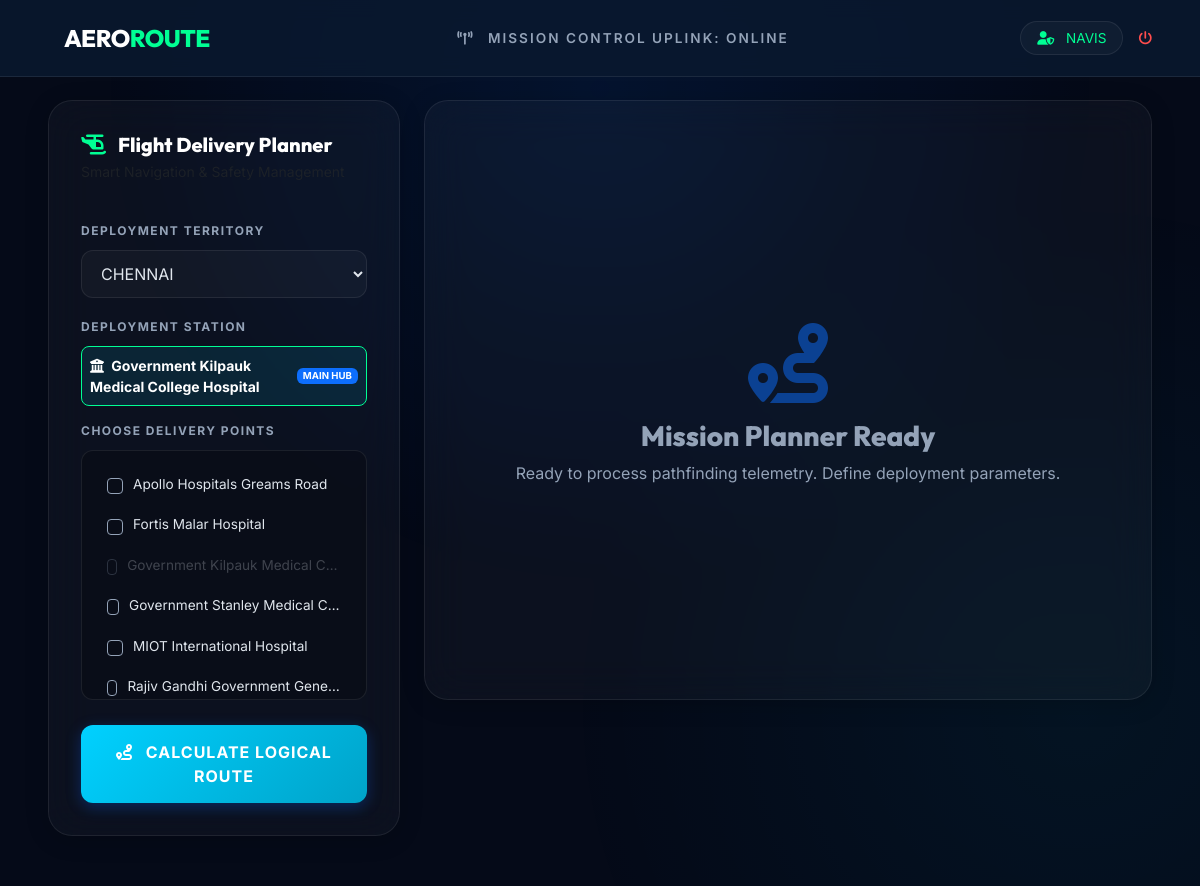
The app's page / (signed in) with its own data.
### aeroroute/models.py (models this page shows, shortened)
class Location(models.Model):
    name         = models.CharField(max_length=200, unique=True)
    latitude     = models.FloatField()
    longitude    = models.FloatField()
    district     = models.CharField(max_length=100, default="Unknown")
    is_blood_bank = models.BooleanField(default=False)
    category     = models.CharField(max_length=50, default="Hospital")
    class Meta:
        ordering = ['name']

### aeroroute/views.py (the view, shortened to what this page needs)
# urls.py: path('', views.home, name='home'),
@login_required(login_url='/login/')
def home(request):
    districts = Location.objects.values_list('district', flat=True).distinct().order_by('district')
    selected_district = request.POST.get('district') or request.GET.get('district')
    if not selected_district and districts.exists():
        selected_district = districts[0]
    locations = Location.objects.filter(district=selected_district) if selected_district else Location.objects.none()
    main_hub = locations.filter(name__icontains="Government Rajaji Hospital").first() or \
                locations.filter(name__icontains="Government").first() or \
                locations.filter(name__icontains="GH").first() or \
                locations.filter(is_blood_bank=True).first() or \
                locations.first()
    last_loc_id = request.session.get('drone_last_loc_id')
    last_loc = Location.objects.filter(id=last_loc_id).first() if last_loc_id else None
    drone_base = last_loc if last_loc and last_loc.district == selected_district else main_hub
    context = {
        'districts': districts,
        'selected_district': selected_district,
        'hospitals': locations,
        'default_base': drone_base,
        'main_hub': main_hub,
        'show_result': False,
        'date': datetime.datetime.now().strftime("%d %B %Y, %H:%M")
    }
    return render(request, 'index.html', context)

### aeroroute/templates/index.html (shortened to what this page needs)
{% extends 'base.html' %}
{% block content %}
<div class="row g-4">
    <div class="col-lg-4">
        <div class="glass-card d-flex flex-column">
            <div class="mission-briefing mb-4">
                <h3 class="panel-title mb-1">
                    <i class="fas fa-helicopter"></i>
                    Flight Delivery Planner
                </h3>
                <p class="text-muted small">Smart Navigation & Safety Management</p>
            </div>
            <form method="POST" id="mission-form" class="h-100 d-flex flex-column">
                <label class="form-label-custom">Deployment Territory</label>
                <select name="district" class="form-select-custom" onchange="this.form.submit()">
                    {% for d in districts %}
                    <option value="{{ d }}" {% if d == selected_district %}selected{% endif %}>{{ d|upper }}</option>
                    {% endfor %}
                </select>
                {% if hospitals %}
                <label class="form-label-custom">Deployment Station</label>
                <div class="p-2 mb-3 rounded-3" style="background: rgba(0, 209, 255, 0.1); border: 1px solid var(--secondary);">
                    <div class="d-flex justify-content-between align-items-center">
                        <small class="text-white fw-bold"><i class="fas fa-university me-1"></i> {{ default_base.name }}</small>
                        {% if default_base.id == main_hub.id %}
                        <span class="badge bg-primary" style="font-size: 0.6rem;">MAIN HUB</span>
                        {% else %}
                        <span class="badge bg-info text-dark" style="font-size: 0.6rem;">LAST POS</span>
                        {% endif %}
                    </div>
                </div>
                <label class="form-label-custom">Choose Delivery Points</label>
                <div class="target-scroll">
                    {% for hospital in hospitals %}
                    <div class="form-check-custom hospital-option {% if hospital.id == default_base.id %}opacity-50{% endif %}"
                         data-id="{{ hospital.id }}"
                         {% if hospital.id != default_base.id %}onclick="toggleHospital({{ hospital.id }})"{% endif %}>
                        <input class="form-check-input" type="checkbox" name="destinations" value="{{ hospital.id }}"
                            id="target{{ hospital.id }}"
                            {% if hospital.id == default_base.id %}disabled{% else %}onclick="event.stopPropagation()"{% endif %}>
                        <label class="form-check-label text-truncate" for="target{{ hospital.id }}"
                            style="font-size: 0.85rem;">
                            {{ hospital.name }}
                        </label>
                    </div>
                    {% endfor %}
                </div>
                <button type="submit" class="btn-launch">
                    <i class="fas fa-route me-2"></i> Calculate Logical Route
                </button>
                {% endif %}
            </form>
        </div>
    </div>
    <div class="col-lg-8">
        {% if show_result %}
        <div class="glass-card">
            <div class="d-flex justify-content-between align-items-start">
                <div>
                    <div class="status-badge">
                        <i class="fas fa-check-circle"></i> ROUTE OPTIMIZED
                    </div>
                </div>
                <div class="text-end">
                    <span class="text-muted small" style="letter-spacing: 1px;">FLIGHT INFO</span><br>
                    <span class="text-white small fw-bold">{{ date }}</span>
                </div>
            </div>
            <div class="row g-0 mt-4 bg-dark-lighter border border-glass rounded-4 overflow-hidden">
                <div class="col-3 metric-card">
                    <div class="metric-value value-secondary">{{ ground_km }}<span
                            style="font-size: 1rem; margin-left: 3px;">KM</span></div>
                    <div class="metric-label">Map Route</div>
                </div>
                <div class="col-3 metric-card" title="Includes Takeoff/Landing altitude">
                    <div class="metric-value" style="color: #00D1FF;">{{ total_km }}<span
                            style="font-size: 1rem; margin-left: 3px;">KM</span></div>
                    <div class="metric-label">Actual Flight</div>
                </div>
                <div class="col-3 metric-card">
                    <div class="metric-value value-success">{{ battery }}<span
                            style="font-size: 1rem; margin-left: 3px;">%</span></div>
                    <div class="metric-label">Power Usage</div>
                </div>
                <div class="col-3 metric-card" title="Optimization Accuracy">
                    <div class="metric-value" style="color: #FFD700;">{{ efficiency }}<span style="font-size: 1rem; margin-left: 3px;">%</span></div>
                    <div class="metric-label">Route Quality</div>
                </div>
            </div>
            <div class="map-container">
                {{ map_html|safe }}
            </div>
            <div class="mt-4">
                <h5 class="form-label-custom mb-3"><i class="fas fa-compass me-2"></i> Hub-Relative Telemetry ({{ main_hub.name }})</h5>
                <div class="bg-dark-lighter border border-glass rounded-4 p-3" style="max-height: 200px; overflow-y: auto;">
                    <table class="table table-dark table-borderless table-sm mb-0 small">
                        <thead>
                            <tr class="text-muted" style="font-size: 0.65rem; border-bottom: 1px solid var(--glass-border);">
                                <th>STOP</th>
                                <th>LOCATION</th>
                                <th>OFFSET DIST</th>
                                <th>VEC BRG</th>
                            </tr>
                        </thead>
                        <tbody>
                            {% for step in route_data %}
                            <tr>
                                <td class="text-primary fw-bold">#{{ step.step }}</td>
                                <td class="text-white">{{ step.loc.name }}</td>
                                <td class="text-secondary">{{ step.vec_dist }} km</td>
                                <td class="text-info">{{ step.vec_bearing }}° ({{ step.vec_dir }})</td>
                            </tr>
                            {% endfor %}
                        </tbody>
                    </table>
                </div>
            </div>
            <div class="mt-4 p-3 rounded-3"
                style="background: rgba(0, 102, 255, 0.05); border-left: 4px solid var(--primary);">
                <div class="d-flex align-items-center gap-3">
                    <i class="fas fa-info-circle text-primary"></i>
                    <div class="small">
                        <strong class="text-white">Live Tracking Enabled:</strong> Drone path visualized using World
                        Imagery Satellite data. All coordinates synced with AVN Global Positioning.
                    </div>
                </div>
            </div>
        </div>
        {% else %}
        <div class="glass-card empty-state">
            <i class="fas fa-route fa-3x mb-3 text-primary opacity-50"></i>
            <h3>Mission Planner Ready</h3>
            <p>Ready to process pathfinding telemetry. Define deployment parameters.</p>
        </div>
        {% endif %}
    </div>
</div>
{% endblock %}

### aeroroute/templates/base.html (shortened to what this page needs)
<!DOCTYPE html>
<html lang="en">
<head>
    <link href="https://cdn.jsdelivr.net/npm/bootstrap@5.3.0/dist/css/bootstrap.min.css" rel="stylesheet">
    <link href="https://cdnjs.cloudflare.com/ajax/libs/font-awesome/6.4.0/css/all.min.css" rel="stylesheet">
</head>
<body>
    <div class="bg-glow"></div>
    <nav class="navbar navbar-expand-lg fixed-top">
        <div class="container-fluid px-lg-5">
            <a class="navbar-brand d-flex align-items-center" href="{% url 'home' %}">
                <span>AERO<span style="color: var(--secondary)">ROUTE</span></span>
            </a>
            <div class="navbar-text-center d-none d-lg-block mx-auto">
                <i class="fas fa-tower-broadcast me-2"></i> Mission Control Uplink: Online
            </div>
            <div class="d-flex align-items-center">
                {% if user.is_authenticated %}
                <div class="user-pill">
                    <i class="fas fa-user-shield me-2"></i> {{ user.username|upper }}
                </div>
                <a href="{% url 'logout' %}" class="btn-logout">
                    <i class="fas fa-power-off"></i>
                </a>
                {% endif %}
            </div>
        </div>
    </nav>
    <div class="container-fluid px-lg-5" style="margin-top: 100px; padding-bottom: 50px;">
        {% block content %}{% endblock %}
    </div>
</body>
</html>

### aeroroute/templates/base.html (style rules this page uses)
:root { --primary: #00D1FF; --primary-dark: #00A3C9; --secondary: #00FF94; --dark: #050A18; --dark-lighter: #0D1525; --text-light: #E0E6ED; --text-muted: #94A3B8; --white: #FFFFFF; --glass: rgba(255, 255, 255, 0.03); --glass-border: rgba(255, 255, 255, 0.08); --danger: #FF4D4D; }
body { background-color: var(--dark); color: var(--text-light); font-family: 'Inter', sans-serif; overflow-x: hidden; }
h1, h2, h3, h4, .navbar-brand { font-family: 'Outfit', sans-serif; font-weight: 800; }
.navbar { background: rgba(10, 25, 47, 0.85) !important; backdrop-filter: blur(10px); border-bottom: 1px solid var(--glass-border); padding: 15px 0; }
.navbar-brand { color: var(--white) !important; font-size: 1.5rem; letter-spacing: -0.5px; }
.navbar-text-center { color: var(--text-muted); font-size: 0.85rem; text-transform: uppercase; letter-spacing: 2px; font-weight: 600; }
.user-pill { background: var(--glass); border: 1px solid var(--glass-border); padding: 6px 16px; border-radius: 20px; font-size: 0.85rem; color: var(--secondary); margin-right: 15px; }
.btn-logout { color: #FF4D4D; text-decoration: none; font-size: 0.85rem; font-weight: 600; transition: all 0.3s ease; }
.bg-glow { position: fixed; top: 0; left: 0; width: 100%; height: 100%; background: radial-gradient(circle at 50% 10%, rgba(0, 102, 255, 0.1), transparent 50%), radial-gradient(circle at 90% 80%, rgba(0, 209, 255, 0.05), transparent 40%); z-index: -1; pointer-events: none; }
.container-fluid { max-width: 1600px; }

### aeroroute/templates/index.html (style rules this page uses)
.glass-card { background: var(--glass); backdrop-filter: blur(20px); border: 1px solid var(--glass-border); border-radius: 24px; padding: 32px; height: 100%; transition: all 0.4s cubic-bezier(0.16, 1, 0.3, 1); box-shadow: 0 4px 24px -1px rgba(0, 0, 0, 0.2); }
.panel-title { color: var(--white); font-size: 1.25rem; margin-bottom: 25px; display: flex; align-items: center; gap: 12px; }
.panel-title i { color: var(--secondary); }
.form-label-custom { display: block; font-size: 0.75rem; font-weight: 700; text-transform: uppercase; letter-spacing: 1.5px; color: var(--text-muted); margin-bottom: 10px; }
.form-select-custom { background: rgba(255, 255, 255, 0.03); border: 1px solid var(--glass-border); color: var(--text-light); border-radius: 12px; padding: 12px 15px; width: 100%; margin-bottom: 20px; outline: none; transition: all 0.3s ease; }
.form-select-custom option { background: var(--dark-lighter); }
.target-scroll { background: rgba(0, 0, 0, 0.2); border: 1px solid var(--glass-border); border-radius: 12px; padding: 15px; max-height: 250px; overflow-y: auto; margin-bottom: 25px; }
.form-check-custom { padding: 8px 10px; border-radius: 8px; transition: background 0.2s ease; margin-bottom: 4px; display: flex; align-items: center; gap: 10px; cursor: pointer; }
.form-check-input { background-color: transparent; border: 1px solid var(--text-muted); cursor: pointer; }
.btn-launch { background: linear-gradient(135deg, var(--primary), var(--primary-dark)); color: var(--white); border: none; border-radius: 12px; padding: 15px; font-weight: 700; width: 100%; text-transform: uppercase; letter-spacing: 1px; margin-top: auto; transition: all 0.3s ease; box-shadow: 0 4px 15px rgba(0, 102, 255, 0.3); }
.empty-state { height: 600px; display: flex; flex-direction: column; align-items: center; justify-content: center; color: var(--text-muted); }
.empty-state i { font-size: 5rem; margin-bottom: 20px; opacity: 0.2; }

### records on screen
Location: name "Government Kilpauk Medical College Hospital", name "Government Kilpauk Medical C…"
Location: name "Apollo Hospitals Greams Road"
Location: name "Fortis Malar Hospital"
Location: name "Government Stanley Medical C…"
Location: name "MIOT International Hospital"
Location: name "Rajiv Gandhi Government Gene…"

### other values on screen
{{ user.username|upper }} "NAVIS"
form field district "CHENNAI"
